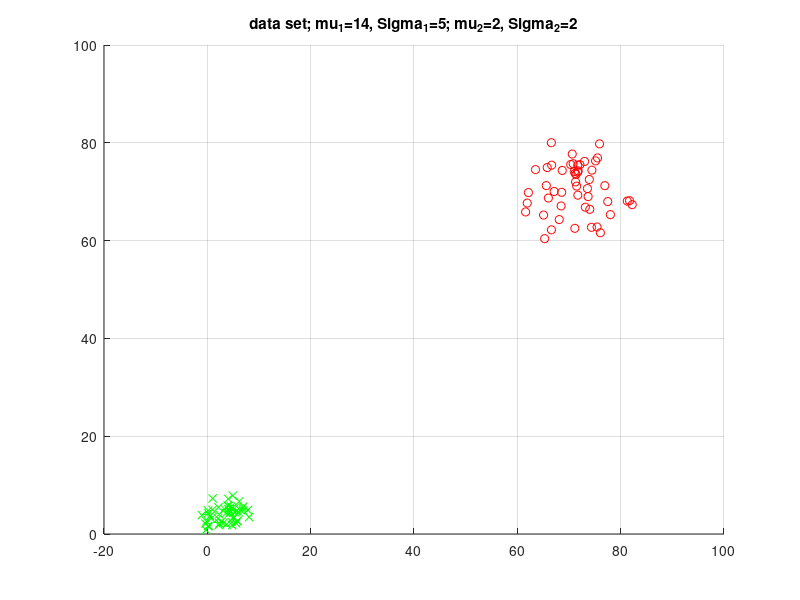
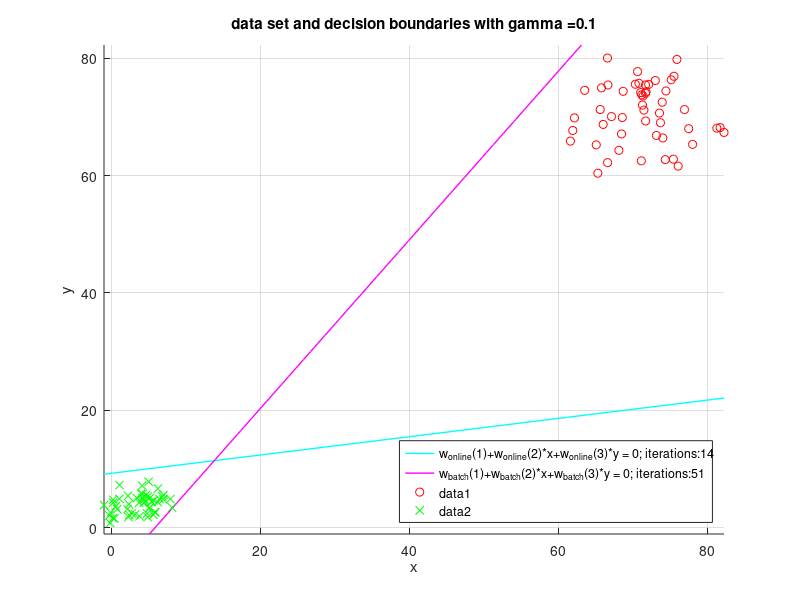
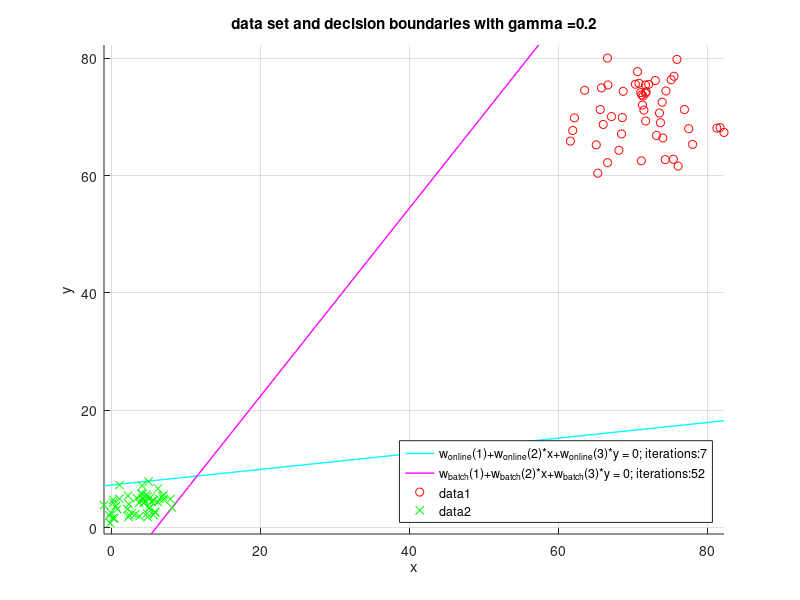
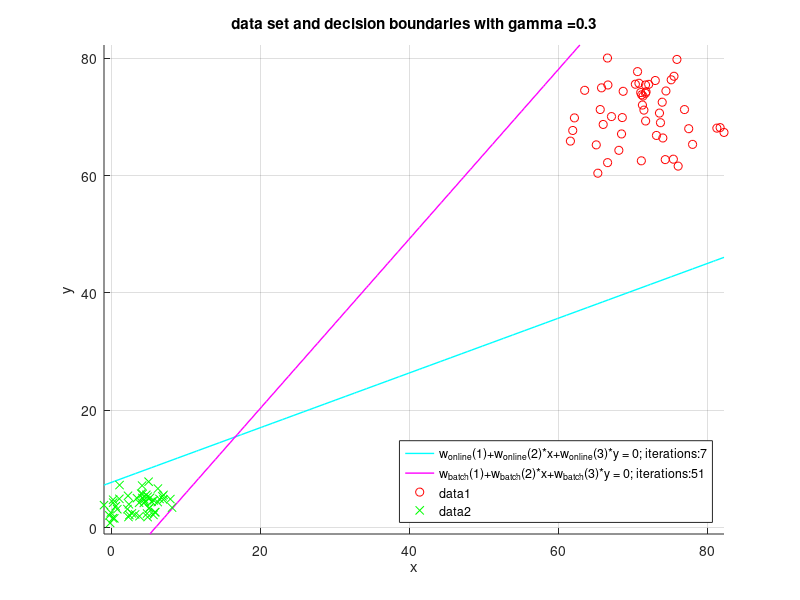

Write MATLAB code to recreate these figures, in order. (Note: a time limit stopped this script after it produced the figures.)
function MyPerceptron()
    clc, clear, close all

    n = 100;
    d = 2;
    
    Mu_1 = [14,14,14,14]; 
    Sigma_1 = [5,4,3,2];

    Mu_2 = [2, 2, 2, 2]; 
    Sigma_2 = [2,3,4,5];

    Seed = [2,2,2,2];
    
    [m_Sigma, n_Sigma] = size(Sigma_1);
    
    for index_DataSet=1:n_Sigma

        [data, target] = genData(n, d, Mu_1(index_DataSet), Sigma_1(index_DataSet), Mu_2(index_DataSet), Sigma_2(index_DataSet), Seed(index_DataSet));
        [data_1, data_2] = separateData(data, target);

        no_figure_dataset = index_DataSet*100;
        %displayData(data_1, data_2, no_figure_dataset);
        displayData(data_1, data_2, Mu_1(index_DataSet), Sigma_1(index_DataSet),Mu_2(index_DataSet), Sigma_2(index_DataSet), no_figure_dataset)
        close(no_figure_dataset);

        X = createHomogenData(data);
        t = target;
        maxIts = 10000;

        Gamma = 0.1:0.1:4;
        [Gamma_m,Gamma_n] = size(Gamma);
        Iterations_online = zeros(Gamma_n,1);
        Iterations_batch = zeros(Gamma_n,1);

        for index_Gamma=1:Gamma_n
            gamma = Gamma(index_Gamma);
            online = true;
            [w_online, its_online] = percTrain(X,t,maxIts, online, gamma);
            online = false;
            [w_batch, its_batch] = percTrain(X,t,maxIts, online, gamma);
            Iterations_online(index_Gamma) = its_online;
            Iterations_batch(index_Gamma) = its_batch;
            no_figure_dataAndBorder = no_figure_dataset+index_Gamma;
            displayDataAndBorder(data_1, data_2, w_online, w_batch, gamma, its_online, its_batch, no_figure_dataAndBorder);
            close(no_figure_dataAndBorder);
        end

        no_figure_GammaToIts = no_figure_dataset+50;
        displayGammaToIterations(Gamma, Iterations_online, Iterations_batch, no_figure_GammaToIts);
        close(no_figure_GammaToIts);

    end
    
end

function [data, target] = genData(n, d, mu_1, sigma_1, mu_2, sigma_2, seed)
    %seed = 2;
    rng(seed);
    data = zeros(n,d);
    target = zeros(1,n);
    n_1 = uint32(n/2);
    for i_n1=1:n_1
        x_i1 = (randn(1,d)+mu_1)*sigma_1;
        data(i_n1,:) = x_i1(:);
        target(1,i_n1)= int8(1);
    end
    
    for i_n2=(n_1+1):n
        x_i2 = (randn(1,d)+mu_2)*sigma_2;
        data(i_n2,:) = x_i2(:);
        target(1,i_n2)= int8(-1);
    end

end

function [data_1, data_2] = separateData(data, target)
    % conditionally separate data depending on target
    
    [m,n] = size(data);
    
    %HACK
    data_1 = data(1:m/2,:);
    data_2 = data((m/2+1):m,:);
end

function displayData(data_1, data_2, mu_1, Sigma_1, mu_2, Sigma_2, no_figure)

    figure(no_figure);
    
    hold on;
    
    grid
    plot(data_1(:,1),data_1(:,2),'ro', data_2(:,1),data_2(:,2),'gx');
    
    titleStr = strcat('data set; mu_1=', num2str(mu_1),', Sigma_1=', num2str(Sigma_1),'; mu_2=', num2str(mu_2),', Sigma_2=', num2str(Sigma_2));
    title (titleStr);
    
    hold off;
    
    figureName = strcat('DataSet_', int2str(no_figure));
    
    saveas(gcf, figureName,'jpg');

end

function displayDataAndBorder(data_1, data_2, w_online, w_batch, gamma, its_online, its_batch, no_figure)

    figure(no_figure);
    
    hold on;
    
    grid
    
    x_min = min(min(data_1(:,1)), min(data_2(:,1)));
    x_max = max(max(data_1(:,1)), max(data_2(:,1)));    
    if ~isnan(w_online)
        p1 = ezplot(@(x,y) w_online(1)+w_online(2)*x+w_online(3)*y,[x_min,x_max]);
        set (p1,'LineWidth',1);
        set (p1, 'Color', 'cyan');
    end
    
    if ~isnan(w_batch)
        p2 = ezplot(@(x,y) w_batch(1)+w_batch(2)*x+w_batch(3)*y,[x_min,x_max]);
        set (p2,'LineWidth',1);
        set (p2, 'Color', 'magenta');
    end
    
    titleStr = strcat('data set and decision boundaries with gamma = ',num2str(gamma));
    
    title (titleStr);
    
    %legend('w_{online}(1)+w_{online}(2)*x+w_{online}(3)*y = 0', 'w_{batch}(1)+w_{batch}(2)*x+w_{batch}(3)*y = 0','Location', 'SouthEast');
    str_online = strcat('w_{online}(1)+w_{online}(2)*x+w_{online}(3)*y = 0; iterations: ', int2str(its_online));
    str_batch = strcat('w_{batch}(1)+w_{batch}(2)*x+w_{batch}(3)*y = 0; iterations: ', int2str(its_batch));
    legend(str_online, str_batch, 'Location', 'SouthEast');
    
    plot(data_1(:,1),data_1(:,2),'ro', data_2(:,1),data_2(:,2),'gx');
    
    hold off;
    
    %figureName = strcat('DataSetAndDecisionBoundary_0', int2str(no_figure),'_',num2str(gamma));
    figureName = strcat('DataSetAndDecisionBoundary_', int2str(no_figure));
    
    saveas(gcf, figureName,'jpg');
end


function displayGammaToIterations(Gamma, Iterations_online, Iterations_batch, no_figure)
    figure(no_figure);
    hold on;
    grid
    
    titleStr = strcat('influence of gamma on no of iterations');
    title (titleStr);
    
    plot(Gamma(:),Iterations_online(:),'r', Gamma(:),Iterations_batch(:),'g');

    str_online = strcat('iterations_{online}');
    str_batch = strcat('iterations_{batch}');
    legend(str_online, str_batch, 'Location', 'SouthEast');

    hold off;
    
    figureName = strcat('GammaToIterations_0', int2str(no_figure));
    
    saveas(gcf, figureName,'jpg');

end

function X = createHomogenData(data)
    [m,n] = size(data);
    
    X = [ones(m,1),data];
end

function [w, its] = percTrain(X,t,maxIts, online, gamma)
   if online == true
       [w, its] = onlineLearn(X,t,maxIts, gamma);
   else
       [w, its] = batchLearn(X,t,maxIts, gamma);
   end
end

function [w, its] = onlineLearn(X,t,maxIts, gamma)
    %online
    % 1. Initialize w, gamma
    % 2. do
    % 3. for i = 1 to N
    % 4. if w'*(x_i*t_i ) ? 0 (misclassified ith pattern)
    % 5. w = w + gamma*x_i*t_i
    % 6. end if
    % 7. end for
    % 8. until all patterns correctly classified

    %X = zeros(n,d);
    %t = zeros(1,n);
    [N,d] = size(X);
    w = ones(d,1); % column vector

    misclassfied = true;
    its = 0;
    while misclassfied == true && its <= maxIts
        misclassfied = false;
        for i = 1:N
            if w'*(X(i,:)'*t(1,i)) <= 0 % (misclassified ith pattern)
                w = w + gamma*X(i,:)'*t(1,i);
                misclassfied = true;
            end
        end
        its = its + 1;    
    end
end

function [w, its] = batchLearn(X,t,maxIts, gamma)

    % batch
    % 1. Initialize w, gamma
    % 2. do
    % 3. w_delta = 0
    % 4. for i = 1 to N
    % 5. if w'*(x_i*t_i) <= 0 (misclassified ith pattern)
    % 6. w_delta = w_delta + x_i*t_i
    % 7. end if
    % 8. end for
    % 9. w = w + gamma*w_delta
    % 10. until all patterns correctly classified
    
    %X = zeros(n,d);
    %t = zeros(1,n);
    [N,d] = size(X);
    w = ones(d,1); % column vector;

    misclassfied = true;
    its = 0;
    while misclassfied == true && its <= maxIts
        misclassfied = false;
        w_delta = zeros(d,1); % column vector
        for i = 1:N
            if w'*(X(i,:)'*t(1,i)) <= 0 % (misclassified ith pattern)
                w_delta = w_delta + X(i,:)'*t(1,i);
                misclassfied = true;
            end
        end
        w = w + gamma*w_delta;
        its = its + 1;    
    end

end

function t = perc(w,x)
    % x is a homogen column vector
    % signum function
    if x*w > 0
        t = 1;
    else
        t = -1;
    end

end
